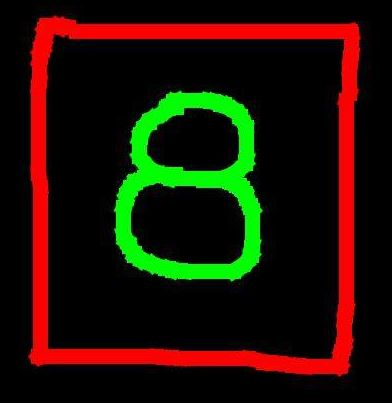
#> input picture formas/orcar_2.JPG, 392 x 403 px
$ python detect_shapes.py --image formas/orcar_2.JPG   (older library calls are emulated)
#> lines starting #> are read from the running program, lines starting #| are printed output that depends on the picture; after the words box and inside, x2 and y2 are one past the last pixel; in counts of white or black regions, pixels touching at a corner belong together
### pyimagesearch/shapedetector.py
# import the necessary packages
import cv2

class ShapeDetector:
	def __init__(self):
		pass

	def detect(self, c):
		# initialize the shape name and approximate the contour
		shape = "unidentified"
		peri = cv2.arcLength(c, True)
		approx = cv2.approxPolyDP(c, 0.04 * peri, True)

		# if the shape is a triangle, it will have 3 vertices
		if len(approx) == 3:
			shape = "TRIANGULO"

		# if the shape has 4 vertices, it is either a square or
		# a rectangle
		elif len(approx) == 4:
			# compute the bounding box of the contour and use the
			# bounding box to compute the aspect ratio
			(x, y, w, h) = cv2.boundingRect(approx)
			ar = w / float(h)

			# a square will have an aspect ratio that is approximately
			# equal to one, otherwise, the shape is a rectangle
			shape = "CUADRADO" if ar >= 0.95 and ar <= 1.05 else "RECTANGULO"

		# if the shape is a pentagon, it will have 5 vertices
		elif len(approx) == 5:
			shape = "PENTAGONO"

		# otherwise, we assume the shape is a circle
		else:
			shape = "CIRCULO"

		# return the name of the shape
		return shape

### detect_shapes.py
# USAGE
# python detect_shapes.py --image shapes_and_colors.png
# import the necessary packages
from pyimagesearch.shapedetector import ShapeDetector
import argparse
import imutils
import cv2

# construct the argument parse and parse the arguments
ap = argparse.ArgumentParser()
ap.add_argument("-i", "--image", required=True,
	help="path to the input image")
args = vars(ap.parse_args())

# load the image and resize it to a smaller factor so that
# the shapes can be approximated better
image = cv2.imread(args["image"])
#> image is the input picture: shape (403, 392, 3); mean B, G, R 3.5, 18.3, 33.2
resized = imutils.resize(image, width=300)
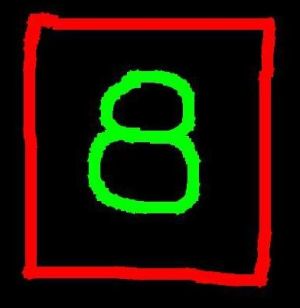
#> resized: shape (308, 300, 3); mean B, G, R 3.5, 18.3, 33.2
ratio = image.shape[0] / float(resized.shape[0])
#> ratio = 1.31

# convert the resized image to grayscale, blur it slightly,
# and threshold it
gray = cv2.cvtColor(resized, cv2.COLOR_BGR2GRAY)
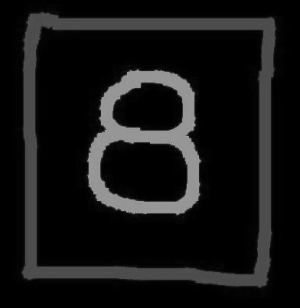
#> gray: shape (308, 300); min 0, max 167, mean 21.1
blurred = cv2.GaussianBlur(gray, (5, 5), 0)
thresh = cv2.threshold(blurred, 60, 255, cv2.THRESH_BINARY)[1]
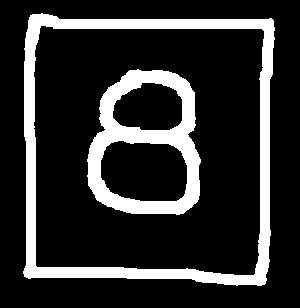
#> thresh: shape (308, 300); 18.2% white; 2 white regions
# find contours in the thresholded image and initialize the
# shape detector
cnts = cv2.findContours(thresh.copy(), cv2.RETR_EXTERNAL,
	cv2.CHAIN_APPROX_SIMPLE)
#> cnts = 1 contour; box (x1, y1, x2, y2) and area: (23, 13, 275, 286) 63689
cnts = cnts[0] if imutils.is_cv2() else cnts[1]
sd = ShapeDetector()

# loop over the contours
for c in cnts:
	# compute the center of the contour, then detect the name of the
	# shape using only the contour
	M = cv2.moments(c)
	cX = int((M["m10"] / M["m00"]) * ratio)
	cY = int((M["m01"] / M["m00"]) * ratio)
	shape = sd.detect(c)

	# multiply the contour (x, y)-coordinates by the resize ratio,
	# then draw the contours and the name of the shape on the image
	c = c.astype("float")
	c *= ratio
	c = c.astype("int")
	cv2.drawContours(image, [c], -1, (0, 255, 0), 2)
	cv2.putText(image, shape, (cX, cY), cv2.FONT_HERSHEY_SIMPLEX,
		0.5, (204, 153, 3), 2)

	# show the output image
	cv2.imshow("Image", image)
	cv2.waitKey(0)
#> this loop made 1 pass
#> (cX, cY, shape, peri in detect, approx in detect, x in detect, y in detect, w in detect) on pass 1: (193, 194, 'RECTANGULO', 1032, [[30, 15], [24, 276], [264, 284], [273, 20]], 24, 15, 250)
#> pass 1, `cv2.imshow("Image", image)`:
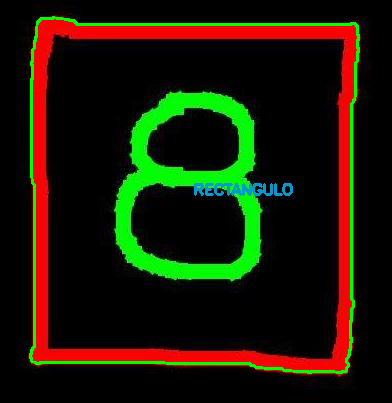
#> window 'Image': shape (403, 392, 3); mean B, G, R 4, 24.7, 28.1
